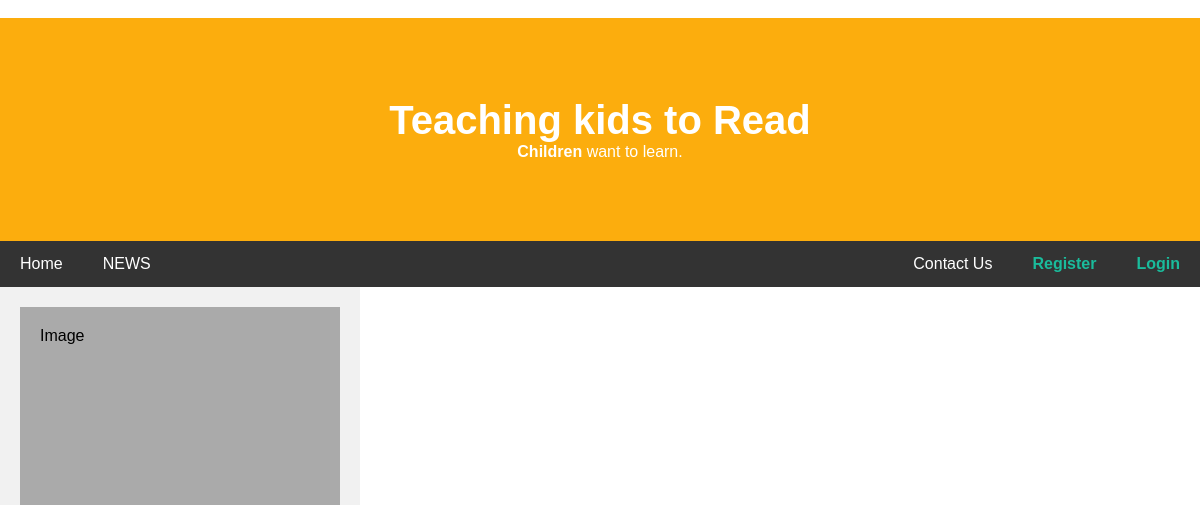
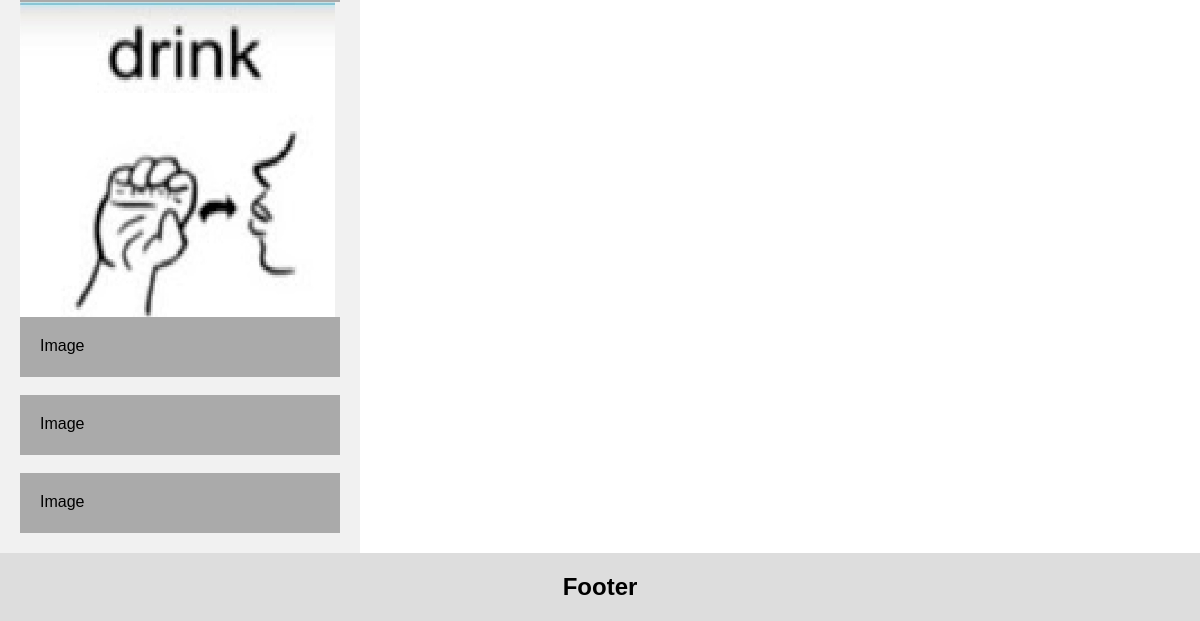
The page /STUDENT_WORDS/ on the database as committed earlier (2 pictures, top to bottom).
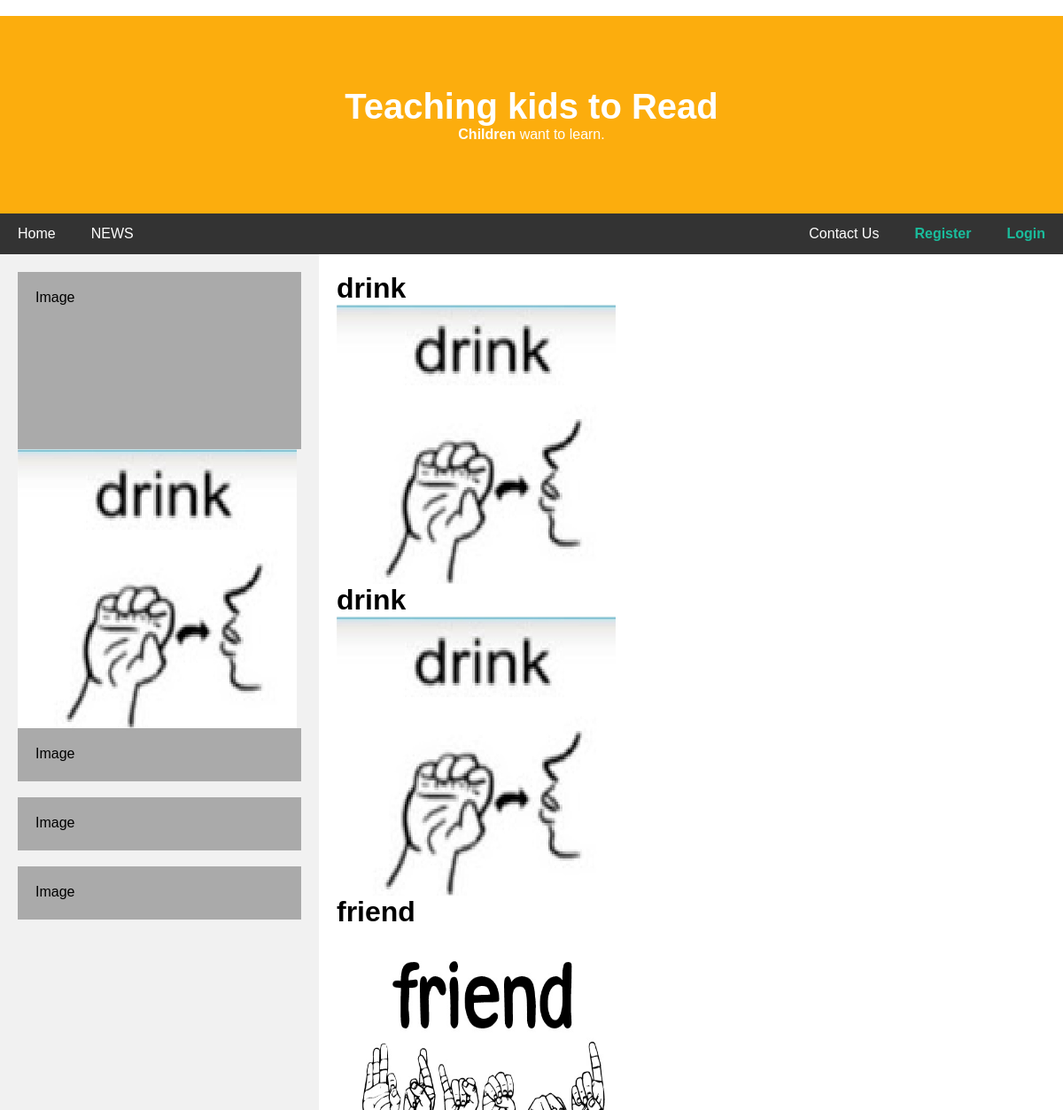
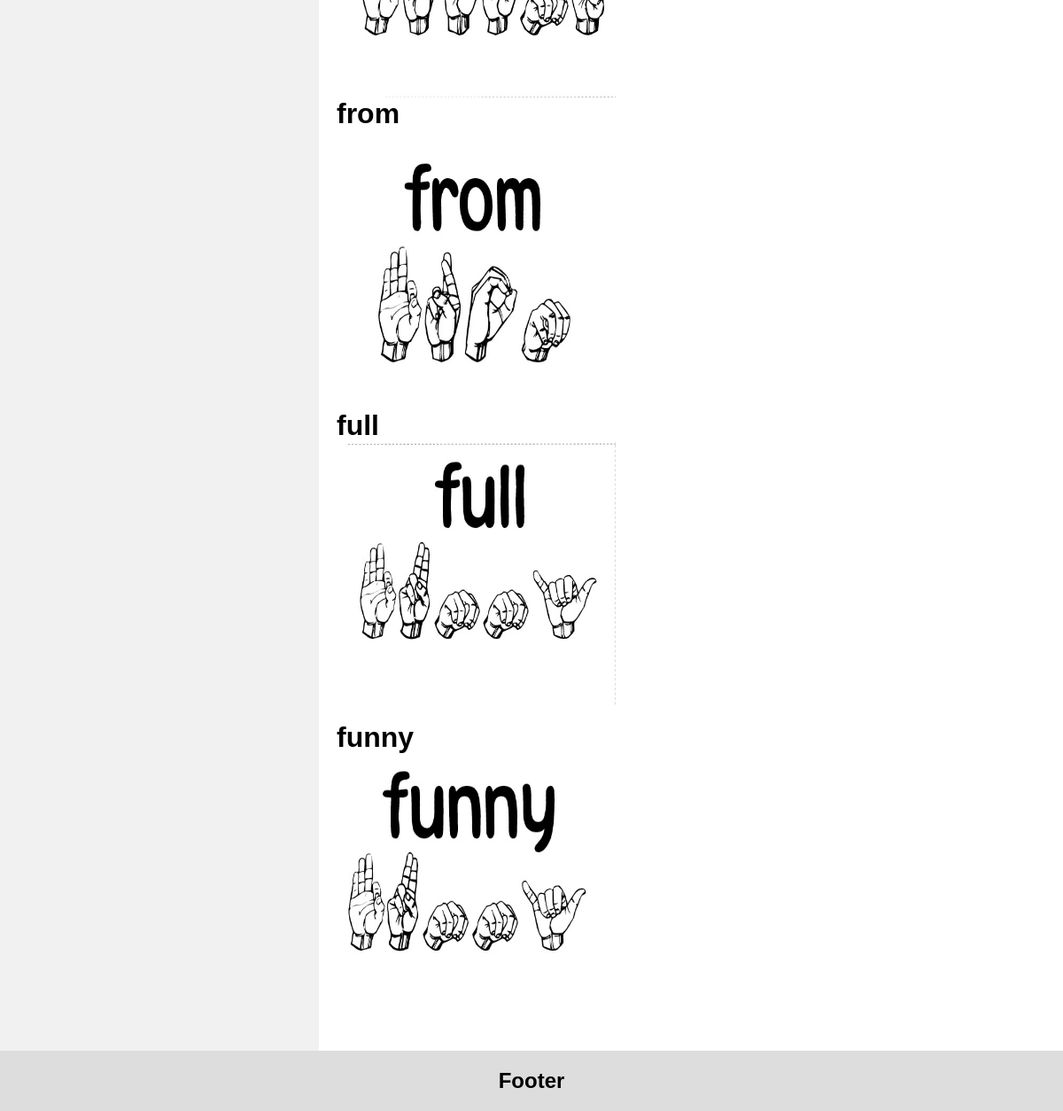
The same page on the database as committed later (2 pictures, top to bottom).
### myhome/models.py (models this page shows, shortened)
class Words(models.Model):
    name=models.CharField(max_length=256)
    img=models.ImageField(upload_to='words/')

### myhome/views.py (the view)
# urls.py: url(r'^STUDENT_WORDS/$',views.STUDENT_Words_view, name='STUDENT_WORDS'),
def STUDENT_Words_view(request):
    return render(
        request,
        'USERS/STUDENT/Words.html',context = {"WORDS":Words.objects.all}
    )

### templates/USERS/STUDENT/Words.html (shortened to what this page needs)
{% extends 'project_site.html' %}
{% block content2 %}
    {% for obj in WORDS %}
        <h1>{{ obj.name }}</h1>
        <img src="{{ obj.img.url }}" alt="img" width="315" height="315">
    {% endfor %}
{% endblock %}

### templates/Project_site.html (shortened to what this page needs)
﻿<!DOCTYPE html>
<html lang="en">
<head>
</head>
<body>
<div class="header">
  <h1>Teaching kids to Read</h1>
  <p> <b>Children</b> want to learn.</p>
</div>
<div class="navbar">
  <a  {% if location == 'HOME' %} class="active" {% endif %}href="{% url 'HOME' %}">Home</a>
  <a {% if location == 'NEWS' %} class="active" {% endif %}href="{% url 'NEWS' %}"> NEWS</a>
    {% if user.is_authenticated %}
        {% if user.is_superuser %}
             <a  {% if location == 'ADMIN_DATA' %} class="active" {% endif %}href="{% url 'ADMIN_DATA' %}">DATA</a>
             <a {% if location == 'ADMIN_MESS' %} class="active" {% endif %}href="{% url 'ADMIN_MESS' %}"> DATABASE</a>
             <a  {% if location == 'ADMIN_RATING' %} class="active" {% endif %}href="{% url 'ADMIN_RATING' %}">RATING</a>
             <a  {% if location == 'ADMIN_SETTINGS' %} class="active" {% endif %}href="{% url 'ADMIN_SETTINGS' %}">SETIINGS</a>
            <a  {% if location == 'ADMIN_USERS' %} class="active" {% endif %}href="{% url 'ADMIN_USERS' %}">USERS</a>
        {% elif user.is_staff%}
            <a  {% if location == 'TEACHER_CLASS' %} class="active" {% endif %}href="{% url 'TEACHER_CLASS' %}">CLASS</a>
             <a {% if location == 'TEACHER_DATA' %} class="active" {% endif %}href="{% url 'TEACHER_DATA' %}"> DATA</a>
             <a  {% if location == 'TEACHER_CHAT' %} class="active" {% endif %}href="{% url 'TEACHER_CHAT' %}">CHAT</a>
             <a  {% if location == 'TEACHER_SETIINGS' %} class="active" {% endif %}href="{% url 'TEACHER_SETTINGS' %}">SETIINGS</a>
            <a  {% if location == 'TEACHER_USERS' %} class="active" {% endif %}href="{% url 'TEACHER_USERS' %}">USERS</a>
        {% else %}
        {% endif %}
        <a style="color:#1abc9c; float:right;" ><b>{{user.username|title}}</b></a>
        <a style="color:#1abc9c; float:right;" href="logout"><b>Logout</b></a>
    {% else %}
        <a style="color:#1abc9c; float:right;" href="login"><b>Login</b></a>
        <a style="color:#1abc9c; float:right;" href="register"><b>Register</b></a>
    {% endif %}
    {% if not user.is_superuser %}
        <a href="CONTACT_US/" style="float:right;">Contact Us</a>
    {% endif %}
</div>
<div class="row">
    <div class="side">
        {% block content1 %}
            {% if user.is_authenticated %}
                {% if user.is_superuser %}
                    <h2>MUSIC</h2>
                    <iframe width="315" height="315" src="https://youtube.com/embed/ql4S8z1jW8I?autoplay=1"></iframe>
                {% elif user.is_staff%}
                    <h2>Tutorial Video</h2>
                    <iframe width="315" height="315" src="https://www.youtube.com/embed/3PofXr4GsCI?autoplay=1"></iframe>
                    <div class="fakeimg" style="height:200px;">Image</div>
                    <div class="fakeimg" style="height:60px;">Image</div><br>
                    <div class="fakeimg" style="height:60px;">Image</div><br>
                    <div class="fakeimg" style="height:60px;">Image</div>
                {% else %}
                    <button type="button"{% if location == 'STUDENT_ALPHABET' %} class="active" {% endif %} onclick="window.location.href={% url 'STUDENT_ALPHABET' %};">ALPHABET</button>
                    <button type="button"{% if location == 'STUDENT_BOOKS' %} class="active" {% endif %} onclick="window.location.href={% url 'STUDENT_BOOKS' %};">BOOKS</button>
                    <button type="button"{% if location == 'STUDENT_TEST' %} class="active" {% endif %} onclick="window.location.href={% url 'STUDENT_TEST' %};">TEST</button>
                    <button type="button"{% if location == 'STUDENT_WORDS' %} class="active" {% endif %} onclick="window.location.href={% url 'STUDENT_WORDS' %};">WORDS</button>
                    <h2>Tutorial Video</h2>
                    <iframe width="315" height="315" src="https://www.youtube.com/watch?v=tKfFF3w6C6A?autoplay=1"></iframe>
                {% endif %}
            {% else %}
                    <div class="fakeimg" style="height:200px;">Image</div>
                    <img src="media/image/drink.jpg" alt="photo" width="315" height="315">
                    <div class="fakeimg" style="height:60px;">Image</div><br>
                    <div class="fakeimg" style="height:60px;">Image</div><br>
                    <div class="fakeimg" style="height:60px;">Image</div>
            {% endif %}
        {% endblock %}
    </div>
    <div class="main">
        {% block content2 %}{% endblock %}
    </div>
</div>
<div class="footer">
  <h2>Footer</h2>
</div>
</body>
</html>

### templates/Project_site.html (style rules this page uses)
* { box-sizing: border-box; }
body { font-family: Arial, Helvetica, sans-serif; margin: 0; }
* { margin:0px; padding:0px; font-family:Helvetica, Arial, sans-serif; }
.header { padding: 80px; text-align: center; background: #fcad0d; color: white; }
.header h1 { font-size: 40px; }
.navbar { overflow: hidden; background-color: #333; position: sticky; position: -webkit-sticky; top: 0; }
.navbar a { float: left; display: block; color: white; text-align: center; padding: 14px 20px; text-decoration: none; }
.row { display: -ms-flexbox; display: flex; -ms-flex-wrap: wrap; flex-wrap: wrap; }
.side { -ms-flex: 20%; flex: 20%; background-color: #f1f1f1; padding: 20px; }
.main { -ms-flex: 60%; flex: 60%; background-color: white; padding: 20px; }
.fakeimg { background-color: #aaa; width: 100%; padding: 20px; }
.footer { width: 100%; padding: 20px; text-align: center; background: #ddd; }

Rows that differ between the two databases and show on the page:
added Words: name "drink", img (picture)
added Words: name "drink", img (picture)
added Words: name "friend", img (picture)
added Words: name "from", img (picture)
added Words: name "full", img (picture)
added Words: name "funny", img (picture)
